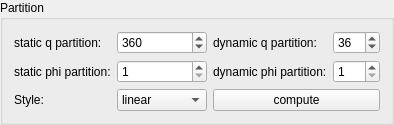
         <widget class="QGroupBox" name="groupBox_3">
          <property name="sizePolicy">
           <sizepolicy hsizetype="Minimum" vsizetype="Preferred">
            <horstretch>0</horstretch>
            <verstretch>0</verstretch>
           </sizepolicy>
          </property>
          <property name="title">
           <string>Partition</string>
          </property>
          <layout class="QGridLayout" name="gridLayout_11">
           <item row="0" column="0">
            <layout class="QGridLayout" name="gridLayout_6">
             <item row="2" column="3" colspan="2">
              <widget class="QPushButton" name="btn_compute_qpartition">
               <property name="text">
                <string>compute</string>
               </property>
              </widget>
             </item>
             <item row="2" column="1">
              <widget class="QLabel" name="label_20">
               <property name="text">
                <string>Style:</string>
               </property>
              </widget>
             </item>
             <item row="1" column="1">
              <widget class="QLabel" name="label_12">
               <property name="text">
                <string>static phi partition:</string>
               </property>
              </widget>
             </item>
             <item row="0" column="4">
              <widget class="QSpinBox" name="sb_dqnum">
               <property name="minimum">
                <number>2</number>
               </property>
               <property name="maximum">
                <number>999</number>
               </property>
               <property name="value">
                <number>36</number>
               </property>
              </widget>
             </item>
             <item row="1" column="3">
              <widget class="QLabel" name="label_13">
               <property name="text">
                <string>dynamic phi partition:</string>
               </property>
              </widget>
             </item>
             <item row="1" column="2">
              <widget class="QSpinBox" name="sb_spnum">
               <property name="minimum">
                <number>1</number>
               </property>
               <property name="maximum">
                <number>9999</number>
               </property>
               <property name="value">
                <number>1</number>
               </property>
              </widget>
             </item>
             <item row="0" column="3">
              <widget class="QLabel" name="label_10">
               <property name="text">
                <string>dynamic q partition:</string>
               </property>
              </widget>
             </item>
             <item row="1" column="4">
              <widget class="QSpinBox" name="sb_dpnum">
               <property name="minimum">
                <number>1</number>
               </property>
               <property name="maximum">
                <number>999</number>
               </property>
               <property name="value">
                <number>1</number>
               </property>
              </widget>
             </item>
             <item row="0" column="2">
              <widget class="QSpinBox" name="sb_sqnum">
               <property name="minimum">
                <number>2</number>
               </property>
               <property name="maximum">
                <number>9999</number>
               </property>
               <property name="value">
                <number>360</number>
               </property>
              </widget>
             </item>
             <item row="2" column="2">
              <widget class="QComboBox" name="partition_style">
               <item>
                <property name="text">
                 <string>linear</string>
                </property>
               </item>
               <item>
                <property name="text">
                 <string>logarithmic</string>
                </property>
               </item>
              </widget>
             </item>
             <item row="0" column="1">
              <widget class="QLabel" name="label">
               <property name="text">
                <string>static q partition:</string>
               </property>
              </widget>
             </item>
            </layout>
           </item>
          </layout>
         </widget>
